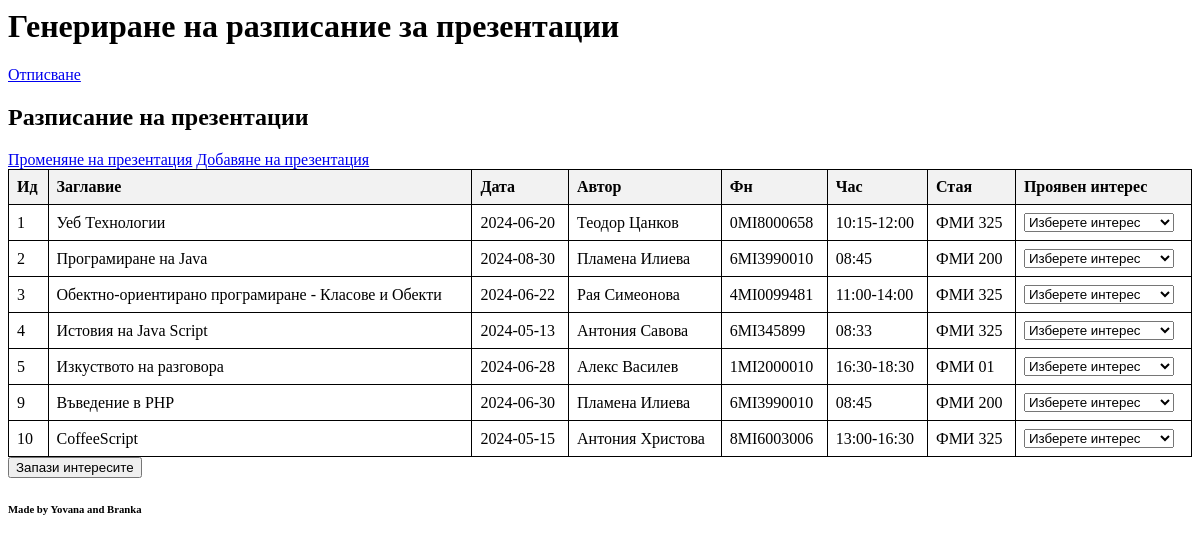
Screenshot of /admin_main.php with the database file from the repository.
### tables this page shows
CREATE TABLE `presentation` (
  `id` int(11) NOT NULL,
  `title` varchar(255) NOT NULL,
  `date` date NOT NULL,
  `author` varchar(255) NOT NULL,
  `FN` varchar(11) NOT NULL,
  `hour` varchar(11) DEFAULT NULL,
  `room` varchar(255) NOT NULL,
  `interests` varchar(20) NOT NULL DEFAULT 'нямам интерес'
);

### PresentationDAO.php (called while the page is built, shortened)
<?php
require_once __DIR__ . '/IPresentationDAO.php';
require_once __DIR__ . '/../Presentation.php';
class PresentationDAO extends AbstractDAO implements IPresentationDAO{
    public static function getAllPresentations() {
        try {
            $presentations = [];
            $stmt = self::$pdo->prepare("SELECT id, title, date, author, fn, hour, room, interests FROM presentation");
            $stmt->execute();
            while ($row = $stmt->fetch(\PDO::FETCH_ASSOC)) {
                $presentation = new Presentation(
                    $row["id"],
                    $row["title"],
                    $row["date"],
                    $row["author"],
                    $row["fn"],
                    $row["hour"],
                    $row["room"],
					$row["interests"]
                );
                $presentations[] = $presentation;
            }
            return $presentations;
        } catch (PDOException $e) {
            throw new PDOException("Error fetching presentation: " . $e->getMessage());
        }
    }
}

### Presentation.php (called while the page is built, shortened)
<?php
class Presentation
{
    private $id;
    private $title;
    private $date;
    private $author;
    private $fn;
    private $hour;
    private $room;
	private $interests;
    public function __construct($id, $title, $date, $author, $fn, $hour, $room, $interests)
    {
        $this->id = $id;
        $this->title = $title;
        $this->date = $date;
        $this->author = $author;
        $this->fn = $fn;
        $this->hour = $hour;
        $this->room = $room;
		$this->interests = $interests;
    }
    public function getId()
    {
        return $this->id;
    }
    public function getTitle()
    {
        return $this->title;
    }
    public function getDate()
    {
        return $this->date;
    }
    public function getAuthor()
    {
        return $this->author;
    }
    public function getFn()
    {
        return $this->fn;
    }
    public function getHour()
    {
        return $this->hour;
    }
    public function getRoom()
    {
        return $this->room;
    }
	 public function getInterest() {
        return $this->interests;
    }
}

### PresentationController.php (the view, shortened to what this page needs)
<?php
require_once __DIR__ . '/../model/DAO/PresentationDAO.php';
require_once __DIR__ . '/../model/Presentation.php';
class PresentationController {
    private static $instance;
    public static function getInstance(){
        if(self::$instance === null){
            self::$instance = new PresentationController();
        }
        return self::$instance;
    }
    public function generateHTMLTable() {
    try {
        $presentationDAO = new \model\DAO\PresentationDAO();
        $presentations = $presentationDAO->getAllPresentations();
        $html = '';
        if (!empty($presentations)) {
            ?>
            <?php
            $html .= ob_get_clean();
            $html .= '<form method="post" action="./handle_requests.php?target=presentation&action=saveInterests">';
            $html .= '<table>';
            $html .= '<tr>';
            $html .= '<th>Ид</th>';
            $html .= '<th>Заглавие</th>';
            $html .= '<th>Дата</th>';
            $html .= '<th>Автор</th>';
            $html .= '<th>Фн</th>';
            $html .= '<th>Час</th>';
            $html .= '<th>Стая</th>';
            $html .= '<th>Проявен интерес</th>';
            $html .= '</tr>';
            foreach ($presentations as $presentation) {
                $interest = htmlentities($presentation->getInterest());
                $rowClass = 'row-default';
                $html .= '<tr class="' . $rowClass . '">';
                $html .= '<td>' . $presentation->getId() . '</td>';
                $html .= '<td>' . $presentation->getTitle() . '</td>';
                $html .= '<td>' . $presentation->getDate() . '</td>';
                $html .= '<td>' . $presentation->getAuthor() . '</td>';
                $html .= '<td>' . $presentation->getFn() . '</td>';
                $html .= '<td>' . $presentation->getHour() . '</td>';
                $html .= '<td>' . $presentation->getRoom() . '</td>';
                $html .= '<td>';
                $html .= '<select id="interest_' . $presentation->getId() . '" name="Interests[' . $presentation->getId() . ']" class="interest-select" onchange="updateRowColor(this)">';
                $html .= '<option value=""' . ($interest == '' ? ' selected' : '') . '>Изберете интерес</option>';
                $html .= '<option value="Мисля да отида" ' . ($interest == 'Мисля да отида' ? 'selected' : '') . ' class="interest-option-green">Мисля да отида</option>';
                $html .= '<option value="Интересно ми е" ' . ($interest == 'Интересно ми е' ? 'selected' : '') . ' class="interest-option-blue">Интересно ми е</option>';
                $html .= '<option value="Може да е интересно" ' . ($interest == 'Може да е интересно' ? 'selected' : '') . ' class="interest-option-purple">Може да е интересно</option>';
                $html .= '</select>';
                $html .= '</td>';
                $html .= '</tr>';
            }
            $html .= '</table>';
            $html .= '<input type="submit" value="Запази интересите">';
            $html .= '</form>';
        } else {
            $html = "No presentations found.";
        }
        return $html;
    } catch (\PDOException $e) {
        return "Error: " . $e->getMessage();
    }
}
}

### admin_main.php (shortened to what this page needs)
<body class="main">
    <header>
        <h1 class="logo">Генериране на разписание за презентации</h1>
        <nav class="clear right">
            <a href="./handle_requests.php?target=user&action=logout" id="logout-link">Отписване</a>
        </nav>
    </header>
    <main id="main">
        <h2>Разписание на презентации</h2>
        <nav  class="nav_bar">
			<a href="index.php?page=edit_presentation">Променяне на презентация</a>
			<a href="index.php?page=add_presentation">Добавяне на презентация</a>
		</nav>
	<?php
	require_once __DIR__ . '/../controller/PresentationController.php';
	$controller = PresentationController::getInstance();
	echo $controller->generateHTMLTable();
	?>
	</main>
    <footer class="clear center">
        <h6 class="top-30">Made by Yovana and Branka</h6>
    </footer>
</body>

### PresentationController.php (style rules this page uses)
.interest-select { width: 150px; }
table { width: 100%; border-collapse: collapse; }
th, td { border: 1px solid black; padding: 8px; text-align: left; }
th { background-color: #f2f2f2; }
.row-default { background-color: white; }

### rows the page displays
presentation: id "1", title "Уеб Технологии", date "2024-06-20", author "Теодор Цанков", FN "0MI8000658", hour "10:15-12:00", room "ФМИ 325", interests+id "Изберете интерес"
presentation: id "2", title "Програмиране на Java", date "2024-08-30", author "Пламена Илиева", FN "6MI3990010", hour "08:45", room "ФМИ 200", interests+id "Изберете интерес"
presentation: id "3", title "Обектно-ориентирано програмиране - Класове и Обекти", date "2024-06-22", author "Рая Симеонова", FN "4MI0099481", hour "11:00-14:00", room "ФМИ 325", interests+id "Изберете интерес"
presentation: id "4", title "Истовия на Java Script", date "2024-05-13", author "Антония Савова", FN "6MI345899", hour "08:33", room "ФМИ 325", interests+id "Изберете интерес"
presentation: id "5", title "Изкуството на разговора", date "2024-06-28", author "Алекс Василев", FN "1MI2000010", hour "16:30-18:30", room "ФМИ 01", interests+id "Изберете интерес"
presentation: id "9", title "Въведение в PHP", date "2024-06-30", author "Пламена Илиева", FN "6MI3990010", hour "08:45", room "ФМИ 200", interests+id "Изберете интерес"
presentation: id "10", title "CoffeeScript", date "2024-05-15", author "Антония Христова", FN "8MI6003006", hour "13:00-16:30", room "ФМИ 325", interests+id "Изберете интерес"
